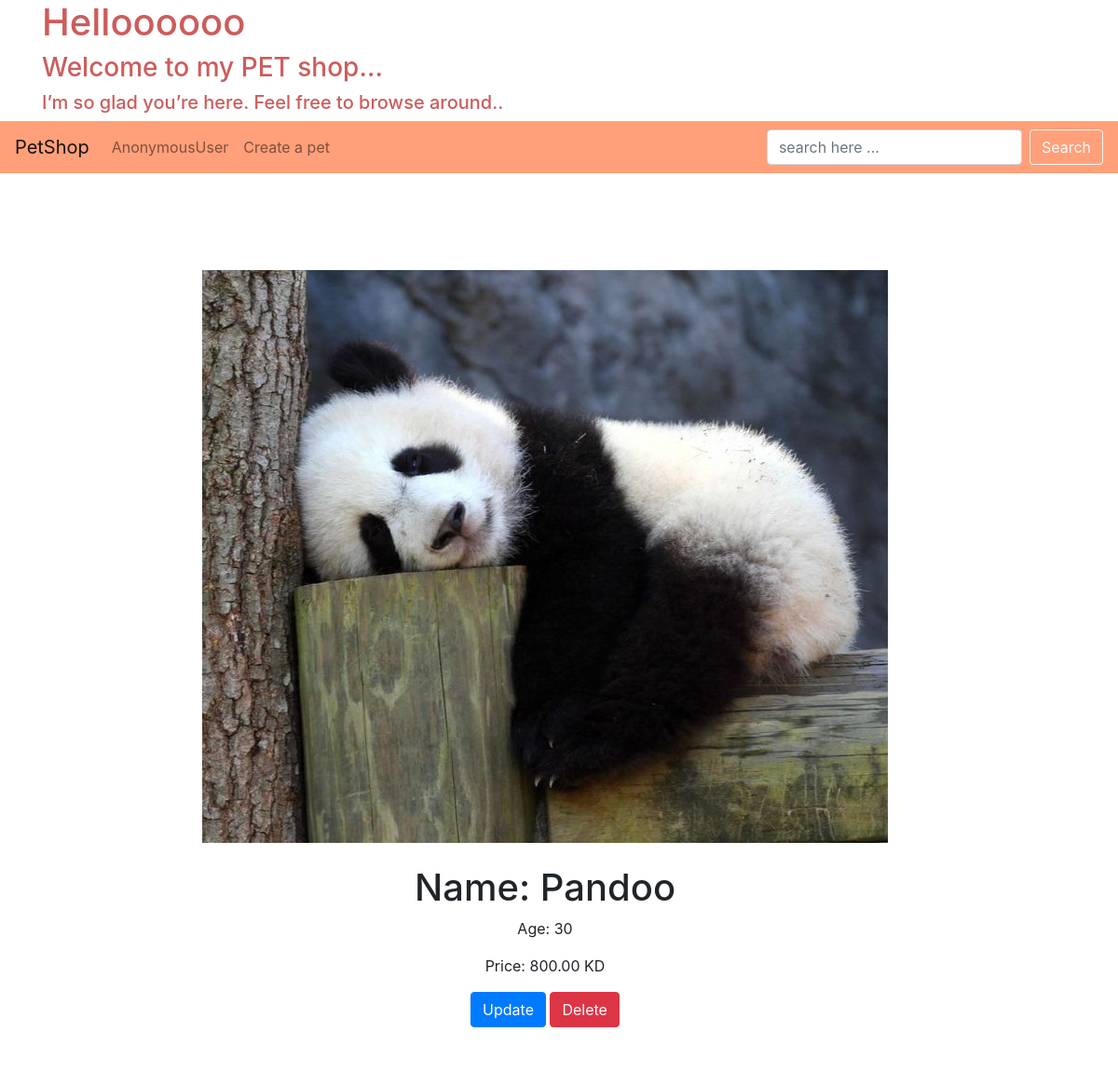
/detail/10/, run on the app's committed database.
### app/models.py (models this page shows, shortened)
class Pet (models.Model) :
    name = models.CharField(max_length=50)
    age = models.IntegerField()
    available = models.BooleanField(default=True)
    image = models.ImageField()
    price = models.DecimalField(max_digits=5, decimal_places=2)

### app/views.py (the view)
# urls.py: path('detail/<int:pet_id>/', views.detail, name='pet-detail'),
def detail (request, pet_id):
    context = {
        "pet" : Pet.objects.get(id=pet_id)
    }
    return render(request, 'detail.html', context)

### app/templates/detail.html (shortened to what this page needs)
{% extends "base.html" %}
{% block content %}
<br>
<div class="row container-fluid" style="margin-top:80px">
    <div class="col-12 card border-0 text-center">
    {% if pet.image %}
        <div class="img-card">
        <img src="{{pet.image.url}}" alt=" " class="img-fluid">
        </div>
    {% endif %}
    <br>
    <h1>Name: {{pet.name}}</h1>
    <p>Age: {{pet.age}}</p>
    <p>Price: {{pet.price}} KD</p>
    <div class="pb-5">
    <a class="btn btn-outline-primary active" role="button" aria-pressed="true" href="{% url 'update-pet' pet.id %}">Update</a>
    <a class="btn btn-outline-danger active" role="button" aria-pressed="true" href="{% url 'delete-pet' pet.id %}">Delete</a>
    </div>
    </div>
</div>
{% endblock content %}

### data on the page
Pet: image (picture), name "Pandoo", age "30", price "800.00"

### other printed values
{{ request.user }} "AnonymousUser"
